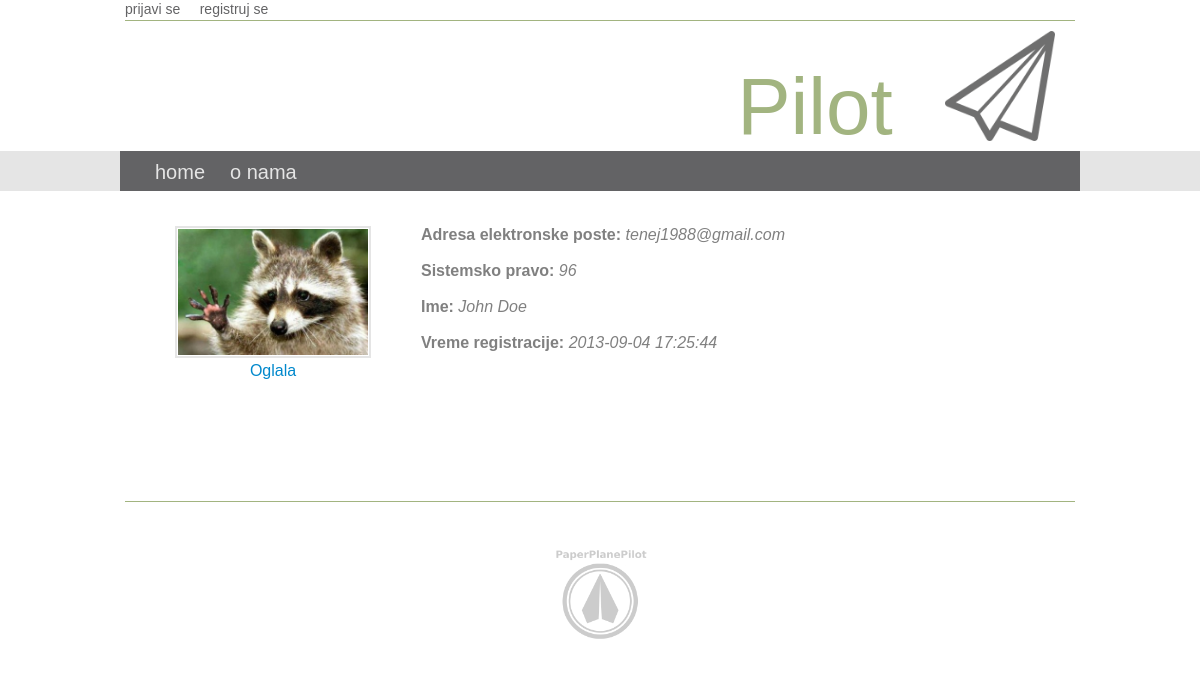
Screenshot of /korisnik/96 (signed in) with the database file from the repository.
### tables this page shows
CREATE TABLE IF NOT EXISTS `korisnik` (
  `id` int(12) NOT NULL AUTO_INCREMENT,
  `user` varchar(45) NOT NULL,
  `pass` varchar(45) NOT NULL,
  `mail` varchar(55) NOT NULL,
  `id_pravo` int(12) NOT NULL DEFAULT '4',
  `avatar` text NOT NULL,
  `ime` varchar(55) NOT NULL DEFAULT 'John Doe',
  `vreme` timestamp NOT NULL DEFAULT CURRENT_TIMESTAMP ON UPDATE CURRENT_TIMESTAMP,
  PRIMARY KEY (`id`),
  KEY `id_pravo` (`id_pravo`),
  KEY `id_pravo_2` (`id_pravo`)
);

### control/KorisnikPrikazivac.php (called while the page is built, shortened)
<?php
require_once(CONTROL_ABS.'ProfilPrikazivac.php');
class KorisnikPrikazivac extends ProfilPrikazivac{
	static function formirajStranicu($config){
		if(isset($_GET['korisnik']) && empty($_GET['korisnik'])){
			self::$stranica='page404.php';
		}
		else{
			$profil=self::profilniPodaci($_GET['korisnik']);
		}
		require_once(VIEW_ABS.'template.php');
	}
}
?>

### model/DB_DAO/Broker_baze.php (called while the page is built, shortened)
<?php
class Broker{
	private $mysqli;
	private $adresa_db="localhost";
	private $korisnik_db="root";
	private $lozinka_db="";
	private $ime_db="pilot";
	public function __construct(){
		$this->mysqli=new mysqli($this->adresa_db,$this->korisnik_db,$this->lozinka_db,$this->ime_db);
	}
	public function vratiRed($tabela,$kolone,$uslov) {
		$upit="SELECT $kolone FROM $tabela WHERE $uslov";
		$rezultat=$this->mysqli->query($upit);
		if($rezultat==false){
			return 0;
		}
		else{
			$br_redova=$rezultat->num_rows;
			if($br_redova==0){
				return 0;
			}
			else
			{
					$red=$rezultat->fetch_assoc();
					return $red;
			}
		}
	}
	public function obradiString($string) {
		$rezultat=$this->mysqli->real_escape_string($string);
		return $rezultat;
	}
}
?>

### control/profilPrikazivac.php (called while the page is built, shortened)
<?php
require(CONTROL_ABS.'Prikazivac.php');
class ProfilPrikazivac extends Prikazivac{
	static function profilniPodaci($id){
		require_once(MODEL_ABS.'DB_DAO/Broker_baze.php');
		require_once(MODEL_ABS.'DB_DAO/Korisnik.php');
		$broker=new Broker();
		$korisnik=new Korisnik($broker);
		$profil=$korisnik->dajKorisnika($id);
		return $profil;
	}
}
?>

### model/DB_DAO/Korisnik.php (called while the page is built, shortened)
<?php
class Korisnik{
	private $broker;
	private $tabela="korisnik";
	public function __construct($broker){
		$this->broker=$broker;
	}
	public function dajKorisnika($id){
		$kolone="*";
		$uslov="id={$this->broker->obradiString($id)}";
		$rezultat=$this->broker->vratiRed($this->tabela,$kolone,$uslov);
		return $rezultat;
	}
}
?>

### view/profil.php (the view, shortened to what this page needs)
<div style='margin-top:30px;'>
	<div style='float:left;margin-left:50px;'>
		<div><img style='width:190px;padding:1px;border:2px solid #e5e5e5;' src='<?php echo $profil['avatar'] ?>' /></div>
		<div style='text-align:center;color:#08c'><?php echo $profil['user'] ?></div>
	</div>
	<div style='float:left;margin-left:50px;'>
		<div><label class='ppl'>Adresa elektronske poste: </label><span class='pp'><?php echo $profil['mail'] ?></span></div><br />
		<div><label class='ppl'>Sistemsko pravo: </label><span class='pp'><?php echo $profil['id'] ?></span></div><br />
		<div><label class='ppl'>Ime: </label><span class='pp'><?php echo $profil['ime'] ?></span></div><br />
		<div><label class='ppl'>Vreme registracije: </label><span class='pp'><?php echo $profil['vreme'] ?></span></div>
	</div>
</div>

### css/stil.css (style rules this page uses)
body { margin:0;font-family: Arial, Helvetica, sans-serif;background-color: }

### view/profil.php (style rules this page uses)
.pp { color:gray;font-style:italic; }
.ppl { color:gray;font-weight:bold; }

### rows the page displays
korisnik: avatar (picture), user "Oglala", mail "tenej1988@gmail.com", id "96", ime "John Doe", vreme "2013-09-04 17:25:44"

### other values shown
$config['ime_sajta'] "Pilot"
$stavka_menija['naziv'] "home"
$stavka_menija['naziv'] "o nama"
